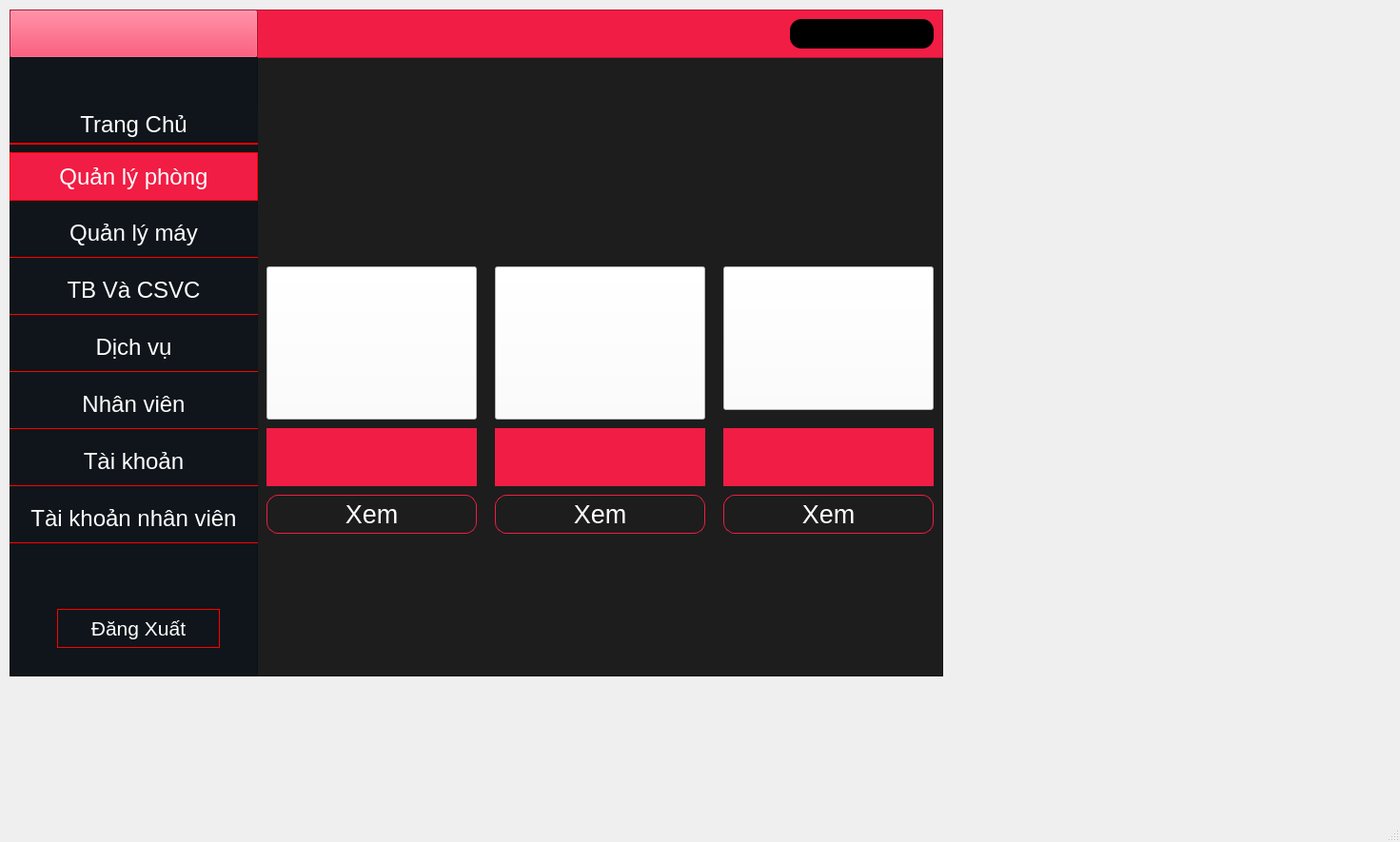
<?xml version="1.0" encoding="UTF-8"?>
<ui version="4.0">
 <class>MainWindow</class>
 <widget class="QMainWindow" name="MainWindow">
  <property name="geometry">
   <rect>
    <x>0</x>
    <y>0</y>
    <width>1471</width>
    <height>885</height>
   </rect>
  </property>
  <property name="windowTitle">
   <string>MainWindow</string>
  </property>
  <widget class="QWidget" name="centralwidget">
   <widget class="QFrame" name="frame">
    <property name="geometry">
     <rect>
      <x>10</x>
      <y>10</y>
      <width>981</width>
      <height>701</height>
     </rect>
    </property>
    <property name="styleSheet">
     <string notr="true">background-color:#1D1D1D;</string>
    </property>
    <property name="frameShape">
     <enum>QFrame::StyledPanel</enum>
    </property>
    <property name="frameShadow">
     <enum>QFrame::Raised</enum>
    </property>
    <widget class="QFrame" name="frame_2">
     <property name="geometry">
      <rect>
       <x>0</x>
       <y>0</y>
       <width>981</width>
       <height>51</height>
      </rect>
     </property>
     <property name="styleSheet">
      <string notr="true">background-color: #F11D44;</string>
     </property>
     <property name="frameShape">
      <enum>QFrame::StyledPanel</enum>
     </property>
     <property name="frameShadow">
      <enum>QFrame::Raised</enum>
     </property>
     <widget class="QLabel" name="lb_tentaikhoan">
      <property name="geometry">
       <rect>
        <x>820</x>
        <y>10</y>
        <width>151</width>
        <height>31</height>
       </rect>
      </property>
      <property name="styleSheet">
       <string notr="true">color:white;
background-color:black;
border-radius:12px;</string>
      </property>
      <property name="text">
       <string/>
      </property>
     </widget>
     <widget class="QPushButton" name="btn_home">
      <property name="geometry">
       <rect>
        <x>0</x>
        <y>0</y>
        <width>261</width>
        <height>51</height>
       </rect>
      </property>
      <property name="text">
       <string/>
      </property>
      <property name="icon">
       <iconset>
        <normaloff>../Icon &amp; image/Logo-Transparent-01.png</normaloff>../Icon &amp; image/Logo-Transparent-01.png</iconset>
      </property>
      <property name="iconSize">
       <size>
        <width>150</width>
        <height>200</height>
       </size>
      </property>
     </widget>
    </widget>
    <widget class="QFrame" name="frame_3">
     <property name="geometry">
      <rect>
       <x>0</x>
       <y>50</y>
       <width>261</width>
       <height>651</height>
      </rect>
     </property>
     <property name="styleSheet">
      <string notr="true">background-color:#0F151A;</string>
     </property>
     <property name="frameShape">
      <enum>QFrame::StyledPanel</enum>
     </property>
     <property name="frameShadow">
      <enum>QFrame::Raised</enum>
     </property>
     <widget class="QPushButton" name="btn_dangxuat">
      <property name="geometry">
       <rect>
        <x>50</x>
        <y>580</y>
        <width>171</width>
        <height>41</height>
       </rect>
      </property>
      <property name="font">
       <font>
        <pointsize>16</pointsize>
       </font>
      </property>
      <property name="styleSheet">
       <string notr="true">border: 1px solid red;
color:white;</string>
      </property>
      <property name="text">
       <string>Đăng Xuất</string>
      </property>
     </widget>
     <widget class="QPushButton" name="btn_trangchu">
      <property name="geometry">
       <rect>
        <x>0</x>
        <y>51</y>
        <width>261</width>
        <height>41</height>
       </rect>
      </property>
      <property name="font">
       <font>
        <pointsize>18</pointsize>
       </font>
      </property>
      <property name="styleSheet">
       <string notr="true">border: 2px solid red;
color:white;
border-left:none;
border-top:none;
border-right:none;
</string>
      </property>
      <property name="text">
       <string>Trang Chủ</string>
      </property>
     </widget>
     <widget class="QPushButton" name="btn_qlphong">
      <property name="geometry">
       <rect>
        <x>0</x>
        <y>100</y>
        <width>261</width>
        <height>51</height>
       </rect>
      </property>
      <property name="font">
       <font>
        <pointsize>18</pointsize>
        <underline>false</underline>
        <strikeout>false</strikeout>
       </font>
      </property>
      <property name="styleSheet">
       <string notr="true">border: 1px solid red;
color:white;
background-color:#F11D44;</string>
      </property>
      <property name="text">
       <string>Quản lý phòng</string>
      </property>
     </widget>
     <widget class="QPushButton" name="btn_qlmay">
      <property name="geometry">
       <rect>
        <x>0</x>
        <y>160</y>
        <width>261</width>
        <height>51</height>
       </rect>
      </property>
      <property name="font">
       <font>
        <pointsize>18</pointsize>
       </font>
      </property>
      <property name="styleSheet">
       <string notr="true">border: 1px solid red;
color:white;
border-left:none;
border-top:none;
border-right:none;</string>
      </property>
      <property name="text">
       <string>Quản lý máy</string>
      </property>
     </widget>
     <widget class="QPushButton" name="btn_tbcsvc">
      <property name="geometry">
       <rect>
        <x>0</x>
        <y>220</y>
        <width>261</width>
        <height>51</height>
       </rect>
      </property>
      <property name="font">
       <font>
        <pointsize>18</pointsize>
       </font>
      </property>
      <property name="styleSheet">
       <string notr="true">border: 1px solid red;
color:white;
border-left:none;
border-top:none;
border-right:none;</string>
      </property>
      <property name="text">
       <string>TB Và CSVC</string>
      </property>
     </widget>
     <widget class="QPushButton" name="btn_dichvu">
      <property name="geometry">
       <rect>
        <x>0</x>
        <y>280</y>
        <width>261</width>
        <height>51</height>
       </rect>
      </property>
      <property name="font">
       <font>
        <pointsize>18</pointsize>
       </font>
      </property>
      <property name="styleSheet">
       <string notr="true">border: 1px solid red;
color:white;
border-left:none;
border-top:none;
border-right:none;</string>
      </property>
      <property name="text">
       <string>Dịch vụ</string>
      </property>
     </widget>
     <widget class="QPushButton" name="btn_nhanvien">
      <property name="geometry">
       <rect>
        <x>0</x>
        <y>340</y>
        <width>261</width>
        <height>51</height>
       </rect>
      </property>
      <property name="font">
       <font>
        <pointsize>18</pointsize>
       </font>
      </property>
      <property name="styleSheet">
       <string notr="true">border: 1px solid red;
color:white;
border-left:none;
border-top:none;
border-right:none;</string>
      </property>
      <property name="text">
       <string>Nhân viên</string>
      </property>
     </widget>
     <widget class="QPushButton" name="btn_tk">
      <property name="geometry">
       <rect>
        <x>0</x>
        <y>400</y>
        <width>261</width>
        <height>51</height>
       </rect>
      </property>
      <property name="font">
       <font>
        <pointsize>18</pointsize>
       </font>
      </property>
      <property name="styleSheet">
       <string notr="true">border: 1px solid red;
color:white;
border-left:none;
border-top:none;
border-right:none;</string>
      </property>
      <property name="text">
       <string>Tài khoản</string>
      </property>
     </widget>
    </widget>
    <widget class="QPushButton" name="pushButton_4">
     <property name="geometry">
      <rect>
       <x>510</x>
       <y>270</y>
       <width>221</width>
       <height>161</height>
      </rect>
     </property>
     <property name="styleSheet">
      <string notr="true">background-color: white;</string>
     </property>
     <property name="text">
      <string/>
     </property>
     <property name="icon">
      <iconset>
       <normaloff>../Icon &amp; image/Screenshot 2025-09-03 at 09.28.32.png</normaloff>../Icon &amp; image/Screenshot 2025-09-03 at 09.28.32.png</iconset>
     </property>
     <property name="iconSize">
      <size>
       <width>330</width>
       <height>300</height>
      </size>
     </property>
    </widget>
    <widget class="QPushButton" name="btn_xem_luxury">
     <property name="geometry">
      <rect>
       <x>270</x>
       <y>510</y>
       <width>221</width>
       <height>41</height>
      </rect>
     </property>
     <property name="font">
      <font>
       <pointsize>20</pointsize>
      </font>
     </property>
     <property name="styleSheet">
      <string notr="true">border-radius:12px;
border:1px solid #F11D44;
background-color: #1D1D1D;
color:white;</string>
     </property>
     <property name="text">
      <string>Xem</string>
     </property>
    </widget>
    <widget class="QPushButton" name="pushButton_5">
     <property name="geometry">
      <rect>
       <x>270</x>
       <y>270</y>
       <width>221</width>
       <height>161</height>
      </rect>
     </property>
     <property name="styleSheet">
      <string notr="true">background-color: white;</string>
     </property>
     <property name="text">
      <string/>
     </property>
     <property name="icon">
      <iconset>
       <normaloff>../Icon &amp; image/Screenshot 2025-09-03 at 09.44.49.png</normaloff>../Icon &amp; image/Screenshot 2025-09-03 at 09.44.49.png</iconset>
     </property>
     <property name="iconSize">
      <size>
       <width>350</width>
       <height>350</height>
      </size>
     </property>
    </widget>
    <widget class="QPushButton" name="pushButton_6">
     <property name="geometry">
      <rect>
       <x>750</x>
       <y>270</y>
       <width>221</width>
       <height>151</height>
      </rect>
     </property>
     <property name="styleSheet">
      <string notr="true">background-color: white;</string>
     </property>
     <property name="text">
      <string/>
     </property>
     <property name="icon">
      <iconset>
       <normaloff>../Icon &amp; image/Screenshot 2025-09-03 at 09.30.00.png</normaloff>../Icon &amp; image/Screenshot 2025-09-03 at 09.30.00.png</iconset>
     </property>
     <property name="iconSize">
      <size>
       <width>250</width>
       <height>250</height>
      </size>
     </property>
    </widget>
    <widget class="QLabel" name="label_3">
     <property name="geometry">
      <rect>
       <x>270</x>
       <y>440</y>
       <width>221</width>
       <height>61</height>
      </rect>
     </property>
     <property name="styleSheet">
      <string notr="true">background-color:#F11D44;
color:white;</string>
     </property>
     <property name="text">
      <string/>
     </property>
    </widget>
    <widget class="QLabel" name="label_4">
     <property name="geometry">
      <rect>
       <x>750</x>
       <y>440</y>
       <width>221</width>
       <height>61</height>
      </rect>
     </property>
     <property name="styleSheet">
      <string notr="true">background-color:#F11D44;
color:white;</string>
     </property>
     <property name="text">
      <string/>
     </property>
    </widget>
    <widget class="QLabel" name="label_5">
     <property name="geometry">
      <rect>
       <x>510</x>
       <y>440</y>
       <width>221</width>
       <height>61</height>
      </rect>
     </property>
     <property name="styleSheet">
      <string notr="true">background-color:#F11D44;
color:white;</string>
     </property>
     <property name="text">
      <string/>
     </property>
    </widget>
    <widget class="QPushButton" name="btn_xem_vip">
     <property name="geometry">
      <rect>
       <x>510</x>
       <y>510</y>
       <width>221</width>
       <height>41</height>
      </rect>
     </property>
     <property name="font">
      <font>
       <pointsize>20</pointsize>
      </font>
     </property>
     <property name="styleSheet">
      <string notr="true">border-radius:12px;
border:1px solid #F11D44;
background-color: #1D1D1D;
color:white;</string>
     </property>
     <property name="text">
      <string>Xem</string>
     </property>
    </widget>
    <widget class="QPushButton" name="btn_xem_thuong">
     <property name="geometry">
      <rect>
       <x>750</x>
       <y>510</y>
       <width>221</width>
       <height>41</height>
      </rect>
     </property>
     <property name="font">
      <font>
       <pointsize>20</pointsize>
      </font>
     </property>
     <property name="styleSheet">
      <string notr="true">border-radius:12px;
border:1px solid #F11D44;
background-color: #1D1D1D;
color:white;</string>
     </property>
     <property name="text">
      <string>Xem</string>
     </property>
    </widget>
    <widget class="QPushButton" name="pushButton_8">
     <property name="geometry">
      <rect>
       <x>270</x>
       <y>180</y>
       <width>221</width>
       <height>81</height>
      </rect>
     </property>
     <property name="font">
      <font>
       <pointsize>20</pointsize>
      </font>
     </property>
     <property name="styleSheet">
      <string notr="true">border:none</string>
     </property>
     <property name="text">
      <string/>
     </property>
     <property name="icon">
      <iconset>
       <normaloff>../Icon &amp; image/Test 1-01.png</normaloff>../Icon &amp; image/Test 1-01.png</iconset>
     </property>
     <property name="iconSize">
      <size>
       <width>250</width>
       <height>200</height>
      </size>
     </property>
    </widget>
    <widget class="QPushButton" name="pushButton_9">
     <property name="geometry">
      <rect>
       <x>510</x>
       <y>180</y>
       <width>221</width>
       <height>81</height>
      </rect>
     </property>
     <property name="font">
      <font>
       <pointsize>20</pointsize>
      </font>
     </property>
     <property name="styleSheet">
      <string notr="true">border:none</string>
     </property>
     <property name="text">
      <string/>
     </property>
     <property name="icon">
      <iconset>
       <normaloff>../Icon &amp; image/Test-02.png</normaloff>../Icon &amp; image/Test-02.png</iconset>
     </property>
     <property name="iconSize">
      <size>
       <width>250</width>
       <height>200</height>
      </size>
     </property>
    </widget>
    <widget class="QPushButton" name="pushButton_10">
     <property name="geometry">
      <rect>
       <x>750</x>
       <y>180</y>
       <width>221</width>
       <height>81</height>
      </rect>
     </property>
     <property name="font">
      <font>
       <pointsize>20</pointsize>
      </font>
     </property>
     <property name="styleSheet">
      <string notr="true">border:none</string>
     </property>
     <property name="text">
      <string/>
     </property>
     <property name="icon">
      <iconset>
       <normaloff>../Icon &amp; image/Test-03.png</normaloff>../Icon &amp; image/Test-03.png</iconset>
     </property>
     <property name="iconSize">
      <size>
       <width>250</width>
       <height>200</height>
      </size>
     </property>
    </widget>
   </widget>
   <widget class="QPushButton" name="btn_tknhanvien">
    <property name="geometry">
     <rect>
      <x>10</x>
      <y>520</y>
      <width>261</width>
      <height>51</height>
     </rect>
    </property>
    <property name="font">
     <font>
      <pointsize>18</pointsize>
     </font>
    </property>
    <property name="styleSheet">
     <string notr="true">border: 1px solid red;
color:white;
border-left:none;
border-top:none;
border-right:none;
</string>
    </property>
    <property name="text">
     <string>Tài khoản nhân viên</string>
    </property>
   </widget>
  </widget>
  <widget class="QMenuBar" name="menubar">
   <property name="geometry">
    <rect>
     <x>0</x>
     <y>0</y>
     <width>1471</width>
     <height>24</height>
    </rect>
   </property>
  </widget>
  <widget class="QStatusBar" name="statusbar"/>
 </widget>
 <resources/>
 <connections/>
</ui>
